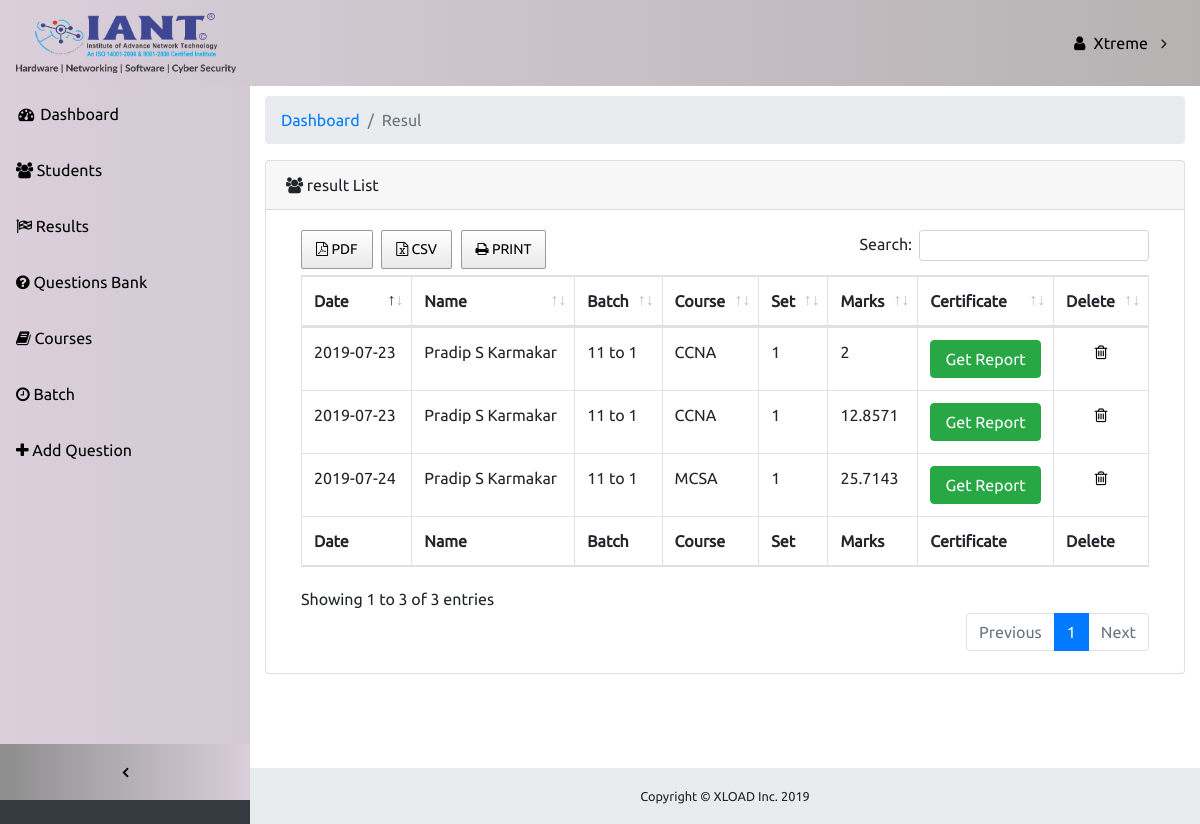
The app's page /Admin/result.php (signed in) with its own data.
### tables this page shows
CREATE TABLE IF NOT EXISTS `result` (
  `rid` int(6) NOT NULL AUTO_INCREMENT,
  `fname` varchar(50) NOT NULL,
  `mname` varchar(50) NOT NULL,
  `lname` varchar(50) NOT NULL,
  `urname` varchar(50) NOT NULL,
  `tot` varchar(50) NOT NULL,
  `nota` varchar(50) NOT NULL,
  `atq` varchar(50) NOT NULL,
  `ra` varchar(50) NOT NULL,
  `wa` varchar(50) NOT NULL,
  `mark` float NOT NULL,
  `time` float NOT NULL,
  `cid` int(2) NOT NULL,
  `pset` int(11) NOT NULL,
  `date` date NOT NULL,
  `id` int(6) NOT NULL,
  PRIMARY KEY (`rid`),
  KEY `cid` (`cid`),
  KEY `id` (`id`)
);

CREATE TABLE IF NOT EXISTS `batch` (
  `bid` int(6) NOT NULL AUTO_INCREMENT,
  `bname` varchar(50) NOT NULL,
  PRIMARY KEY (`bid`)
);

CREATE TABLE IF NOT EXISTS `course` (
  `cid` int(2) NOT NULL AUTO_INCREMENT,
  `cname` varchar(50) NOT NULL,
  PRIMARY KEY (`cid`)
);

### Admin/include/dataClass.php (called while the page is built, shortened)
<?php
class Dataclass
{
	private $conn;
    public function __construct()
    {
       $this->conn=mysqli_connect("localhost","root","","iant") or die('connection Failed');
    }
     public function getTable($query)
    {
    	$table = mysqli_query($this->conn,$query);
    	return $table;
    }
}
?>

### Admin/result.php (the view, shortened to what this page needs)
<?php
require_once 'include/dataClass.php';
$dc = new Dataclass();
?>
<!DOCTYPE html>
<html lang="en">
  <head>
    <link href="vendor/bootstrap/css/bootstrap.min.css" rel="stylesheet">
    <link href="vendor/font-awesome/css/font-awesome.min.css" rel="stylesheet" type="text/css">
    <link href="vendor/datatables/dataTables.bootstrap4.css" rel="stylesheet">
    <link href="css/sb-admin.css" rel="stylesheet">
    <link rel="stylesheet" href="css/bootstrap-confirm-delete.css">
    <link rel="stylesheet" href="css/buttons.bootstrap4.min.css">
    <link rel="stylesheet" href="css/buttons.dataTables.min.css">
  </head>
  <body class="fixed-nav sticky-footer bg-dark myfont" id="page-top">
    <nav class="navbar navbar-expand-lg navbar-dark bg-dark fixed-top admin-cst-nav" id="mainNav">
      <a class="navbar-brand" href="index.php"><img src="../img/new.png" alt="" width="220px" height="60px"></a>
      <div class="collapse navbar-collapse" id="navbarResponsive">
        <ul class="navbar-nav navbar-sidenav" id="exampleAccordion">
          <li class="nav-item" data-toggle="tooltip" data-placement="right" title="Dashboard">
            <a class="nav-link" href="index.php">
              <i class="fa fa-fw fa-dashboard"></i>
              <span class="nav-link-text">Dashboard</span>
            </a>
          </li>
          <li class="nav-item" data-toggle="tooltip" data-placement="right" title="Students">
            <a class="nav-link" href="tables.php">
              <i class="fa fa-users"></i>
              <span class="nav-link-text">Students</span>
            </a>
          </li>
          <li class="nav-item" data-toggle="tooltip" data-placement="right" title="Results">
            <a class="nav-link" href="result.php">
              <i class="fa fa-flag-checkered"></i>
              <span class="nav-link-text">Results</span>
            </a>
          </li>
          <li class="nav-item" data-toggle="tooltip" data-placement="right" title="Questions Bank">
            <a class="nav-link" href="question.php">
              <i class="fa fa-question-circle"></i>
              <span class="nav-link-text">Questions Bank</span>
            </a>
          </li>
           <li class="nav-item" data-toggle="tooltip" data-placement="right" title="Courses">
            <a class="nav-link" href="course.php">
              <i class="fa fa-book"></i>
              <span class="nav-link-text">Courses</span>
            </a>
          </li>
          <li class="nav-item" data-toggle="tooltip" data-placement="right" title="Batch">
            <a class="nav-link" href="batch.php">
              <i class="fa fa-clock-o"></i>
              <span class="nav-link-text">Batch</span>
            </a>
          </li>
          <li class="nav-item" data-toggle="tooltip" data-placement="right" title="Add Question">
            <a class="nav-link" href="addq.php">
              <i class="fa fa-plus"></i>
              <span class="nav-link-text">Add Question</span>
            </a>
          </li>
        </ul>
        <ul class="navbar-nav sidenav-toggler">
          <li class="nav-item">
            <a class="nav-link text-center" id="sidenavToggler">
              <i class="fa fa-fw fa-angle-left"></i>
            </a>
          </li>
        </ul>
        <ul class="navbar-nav ml-auto">
           <li class="nav-item dropdown">
            <a class="nav-link dropdown-toggle" href="#" id="navbarDropdown" role="button" data-toggle="dropdown" aria-haspopup="true" aria-expanded="false">
              <i class="fa fa-user mr-2"></i><?php echo $_SESSION['urname']; ?>
            </a>
          </li>
        </ul>
      </div>
    </nav>
    <div class="content-wrapper mt-4">
      <div class="container-fluid">
        <ol class="breadcrumb">
          <li class="breadcrumb-item">
            <a href="index.php">Dashboard</a>
          </li>
          <li class="breadcrumb-item active">Resul</li>
        </ol>
        <div class="card mb-3">
          <div class="card-header">
            <i class="fa fa-users"></i> result List
          </div>
          <div class="card-body">
            <div class="table-responsive">
              <table class="table table-bordered" id="example" width="100%" cellspacing="0">
                <thead>
                  <tr>
                    <th>Date</th>
                    <th>Name</th>
                    <th>Batch</th>
                    <th>Course</th>
                    <th>Set</th>
                    <th>Marks</th>
                    <th>Certificate</th>
                    <th>Delete</th>
                  </tr>
                </thead>
                <tfoot>
                <tr>
                    <th>Date</th>
                    <th>Name</th>
                    <th>Batch</th>
                    <th>Course</th>
                    <th>Set</th>
                    <th>Marks</th>
                    <th>Certificate</th>
                    <th>Delete</th>
                </tr>
                </tfoot>
                <tbody>
                  <?php
                  $sql = "select a.*,b.*,c.*,d.bid from result a , course b , batch c , user d where a.cid = b.cid and a.id = d.id and d.bid = c.bid";
                  $fetch=$dc->getTable($sql);
                  while($row=mysqli_fetch_array($fetch))
                  {
                  ?>
                  <tr>
                    <td><?php echo $row['date'];?></td>
                    <td><?php echo $row['fname']." ".$row['mname']." ".$row['lname'];?></td>
                    <td><?php echo $row['bname'];?></td>
                    <td><?php echo $row['cname'];?></td>
                    <td><?php echo $row['pset'];?></td>
                    <td><?php echo $row['mark'];?></td>
                    <td><a href="report.php?id=<?= $row['rid'] ?>" class="btn btn-success btn-block">Get Report</a></td>
                    <td><center><a href="result.php?id=<?php echo $row['rid']; ?>&action=delete" class="link-color" onClick="return confirm('Are You Sure You Want To Delete This Qestion')"><i class="fa fa-trash-o" aria-hidden="true"></i> </a></center></td>
                  </tr>
                  <?php } ?>
                </tbody>
              </table>
            </div>
          </div>
        </div>
      </div>
      <footer class="sticky-footer">
        <div class="container">
          <div class="text-center">
            <small>Copyright © XLOAD Inc. 2019</small>
          </div>
        </div>
      </footer>
    </div>
  </body>
</html>

### Admin/css/sb-admin.css (style rules this page uses)
.myfont { font-family: myfont; }
html { position: relative; min-height: 100%; }
body { overflow-x: hidden; }
body.sticky-footer { margin-bottom: 56px; }
body.sticky-footer .content-wrapper { min-height: calc(100vh - 56px - 56px); }
body.fixed-nav { padding-top: 56px; }
.link-color { color: #000; }
.content-wrapper { min-height: calc(100vh - 56px); padding-top: 1rem; }
.admin-cst-nav { background: linear-gradient(to right, #DACFDB, #B6B2B2); }
#mainNav .navbar-collapse { overflow: auto; max-height: 75vh; }
#mainNav .navbar-collapse .navbar-nav .nav-item .nav-link { cursor: pointer; color:#000; }
#mainNav .navbar-collapse .sidenav-toggler { display: none; }
#mainNav .navbar-collapse .navbar-nav > .nav-item.dropdown > .nav-link { position: relative; min-width: 45px; }
#mainNav .navbar-collapse .navbar-nav > .nav-item.dropdown > .nav-link:after { float: right; width: auto; content: '\f105'; border: none; font-family: 'FontAwesome'; }
@media (min-width: 992px) { #mainNav .navbar-brand { width: 250px; } }
@media (min-width: 992px) { #mainNav .navbar-collapse { overflow: visible; max-height: none; } }
@media (min-width: 992px) { #mainNav .navbar-collapse .navbar-sidenav { position: absolute; top: 0; left: 0; -webkit-flex-direction: column; -ms-flex-direction: column; flex-direction: column; margin-top: 86px; } }
@media (min-width: 992px) { #mainNav .navbar-collapse .navbar-sidenav > .nav-item { width: 250px; padding: 0; } }
@media (min-width: 992px) { #mainNav .navbar-collapse .navbar-sidenav > .nav-item > .nav-link { padding: 1em; } }
@media (min-width: 992px) { #mainNav .navbar-collapse .navbar-nav > .nav-item.dropdown > .nav-link { min-width: 0; } }
@media (min-width: 992px) { #mainNav .navbar-collapse .navbar-nav > .nav-item.dropdown > .nav-link:after { width: 24px; text-align: center; } }
#mainNav.fixed-top .sidenav-toggler { display: none; }
@media (min-width: 992px) { #mainNav.fixed-top .navbar-sidenav { height: calc(100vh - 112px); } }
@media (min-width: 992px) { #mainNav.fixed-top .sidenav-toggler { position: absolute; top: 0; left: 0; display: flex; -webkit-flex-direction: column; -ms-flex-direction: column; flex-direction: column; margin-top: calc(100vh - 56px); } }
@media (min-width: 992px) { #mainNav.fixed-top .sidenav-toggler > .nav-item { width: 250px; padding: 0; } }
@media (min-width: 992px) { #mainNav.fixed-top .sidenav-toggler > .nav-item > .nav-link { padding: 1em; } }
#mainNav.fixed-top.navbar-dark .sidenav-toggler { background: linear-gradient(to right, #8D8D8D, #DACFDB); }
#mainNav.fixed-top.navbar-dark .sidenav-toggler a i { color: #000; }
.content-wrapper { overflow-x: hidden; background: white; }
@media (min-width: 992px) { .content-wrapper { margin-left: 250px; } }
#sidenavToggler i { font-weight: 800; }
#mainNav.navbar-dark .navbar-collapse .navbar-sidenav > .nav-item > .nav-link { color: #000; }
#mainNav.navbar-dark .navbar-collapse .navbar-nav > .nav-item.dropdown > .nav-link:after { color: #000; }
@media (min-width: 992px) { #mainNav.navbar-dark .navbar-collapse .navbar-sidenav { background: linear-gradient(to right, #DACFDB, #D3CAD3); } }
footer.sticky-footer { position: absolute; right: 0; bottom: 0; width: 100%; height: 56px; background-color: #e9ecef; line-height: 55px; }
@media (min-width: 992px) { footer.sticky-footer { width: calc(100% - 250px); } }

### records on screen
result: date "2019-07-23", fname "Pradip", mname "S", lname "Karmakar", batch.bname "11 to 1", cid.cname "CCNA", pset "1", mark "2"
result: date "2019-07-23", fname "Pradip", mname "S", lname "Karmakar", batch.bname "11 to 1", cid.cname "CCNA", pset "1", mark "12.8571"
result: date "2019-07-24", fname "Pradip", mname "S", lname "Karmakar", batch.bname "11 to 1", cid.cname "MCSA", pset "1", mark "25.7143"

### other values on screen
$_SESSION['urname'] "Xtreme"
